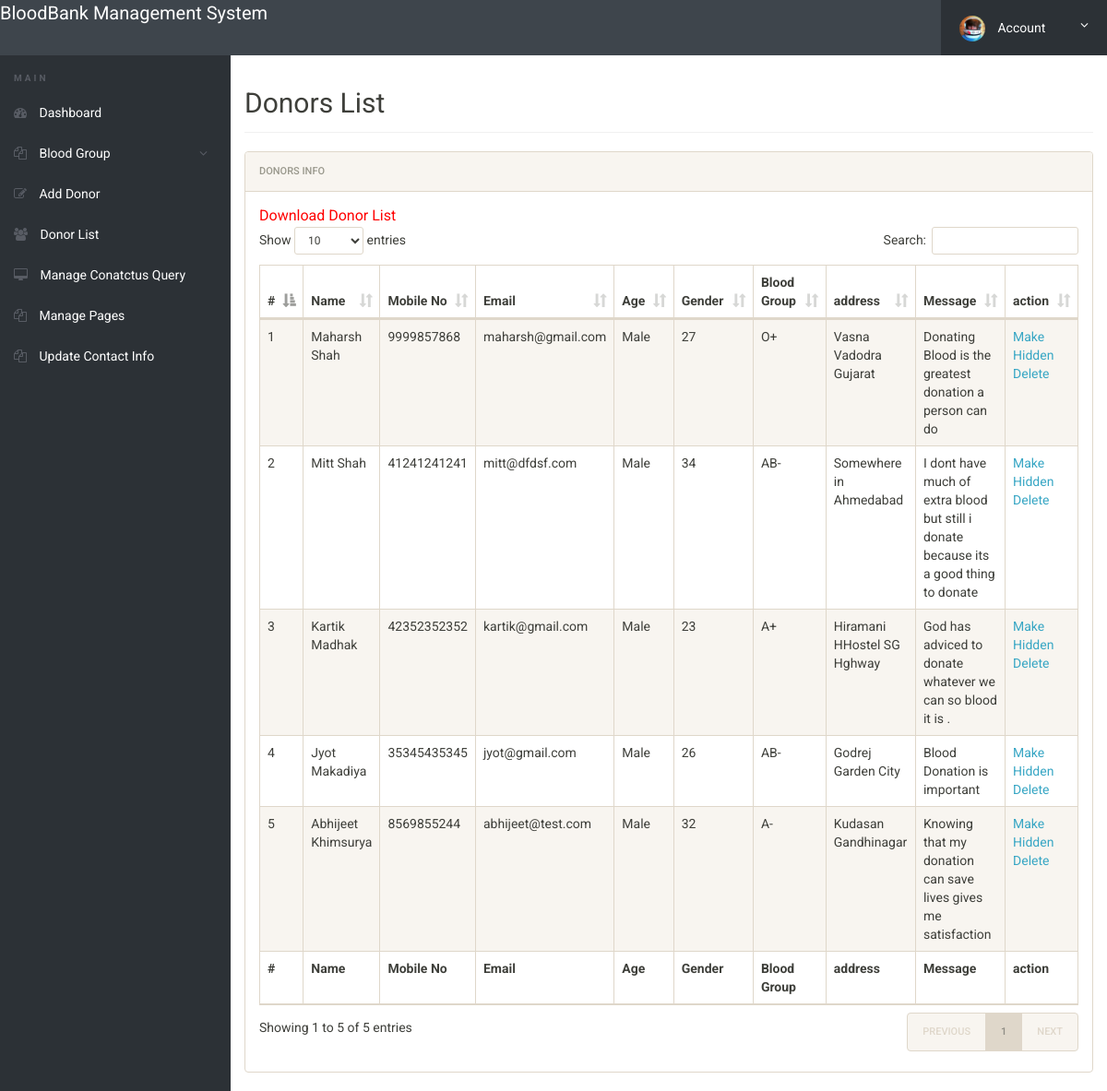
Page /bbdms/admin/donor-list.php (signed in) on the committed database.
### tables this page shows
CREATE TABLE IF NOT EXISTS `tblblooddonars` (
  `id` int(11) NOT NULL,
  `FullName` varchar(100) DEFAULT NULL,
  `MobileNumber` char(11) DEFAULT NULL,
  `EmailId` varchar(100) DEFAULT NULL,
  `Gender` varchar(20) DEFAULT NULL,
  `Age` int(11) DEFAULT NULL,
  `BloodGroup` varchar(20) DEFAULT NULL,
  `Address` varchar(255) DEFAULT NULL,
  `Message` mediumtext,
  `PostingDate` timestamp NOT NULL DEFAULT CURRENT_TIMESTAMP,
  `status` int(1) DEFAULT NULL
);

### bbdms/admin/donor-list.php (the view, shortened to what this page needs)
<?php
include('includes/config.php');
if(strlen($_SESSION['alogin'])==0)
	{
header('location:index.php');
}
else{
 ?>
<!doctype html>
<html lang="en" class="no-js">
<head>
	<link rel="stylesheet" href="css/font-awesome.min.css">
	<link rel="stylesheet" href="css/bootstrap.min.css">
	<link rel="stylesheet" href="css/dataTables.bootstrap.min.css">
	<link rel="stylesheet" href="css/bootstrap-social.css">
	<link rel="stylesheet" href="css/bootstrap-select.css">
	<link rel="stylesheet" href="css/fileinput.min.css">
	<link rel="stylesheet" href="css/awesome-bootstrap-checkbox.css">
	<link rel="stylesheet" href="css/style.css">
</head>
<body>
	<?php include('includes/header.php');?>
	<div class="ts-main-content">
		<?php include('includes/leftbar.php');?>
		<div class="content-wrapper">
			<div class="container-fluid">
				<div class="row">
					<div class="col-md-12">
						<h2 class="page-title">Donors List</h2>
						<div class="panel panel-default">
							<div class="panel-heading">Donors Info</div>
							<div class="panel-body">
				<a href="download-records.php" style="color:red; font-size:16px;">Download Donor List</a>
								<table id="zctb" class="display table table-striped table-bordered table-hover" cellspacing="0" width="100%">
									<thead>
										<tr>
										<th>#</th>
											<th>Name</th>
											<th>Mobile No</th>
											<th>Email</th>
											<th>Age</th>
											<th>Gender</th>
											<th>Blood Group</th>
											<th>address</th>
											<th>Message </th>
											<th>action </th>
										</tr>
									</thead>
									<tfoot>
										<tr>
										<th>#</th>
										<th>Name</th>
											<th>Mobile No</th>
											<th>Email</th>
											<th>Age</th>
											<th>Gender</th>
											<th>Blood Group</th>
											<th>address</th>
											<th>Message </th>
											<th>action </th>
										</tr>
									</tfoot>
									<tbody>
<?php $sql = "SELECT * from  tblblooddonars ";
$query = $dbh -> prepare($sql);
$query->execute();
$results=$query->fetchAll(PDO::FETCH_OBJ);
$cnt=1;
if($query->rowCount() > 0)
{
foreach($results as $result)
{				?>
										<tr>
											<td><?php echo htmlentities($cnt);?></td>
											<td><?php echo htmlentities($result->FullName);?></td>
											<td><?php echo htmlentities($result->MobileNumber);?></td>
											<td><?php echo htmlentities($result->EmailId);?></td>
											<td><?php echo htmlentities($result->Gender);?></td>
											<td><?php echo htmlentities($result->Age);?></td>
											<td><?php echo htmlentities($result->BloodGroup);?></td>
											<td><?php echo htmlentities($result->Address);?></td>
											<td><?php echo htmlentities($result->Message);?></td>
										<td>
<?php if($result->status==1)
{?>
<a href="donor-list.php?hidden=<?php echo htmlentities($result->id);?>" onclick="return confirm('Do you really want to hiidden this detail')"> Make Hidden</a>
<?php } else {?>
<a href="donor-list.php?public=<?php echo htmlentities($result->id);?>" onclick="return confirm('Do you really want to Public this detail')"> Make Public</a>
<?php } ?>
<a href="donor-list.php?del=<?php echo htmlentities($result->id);?>" onclick="return confirm('Do you really want to delete this record')"> Delete</a>
</td>
										</tr>
										<?php $cnt=$cnt+1; }} ?>
									</tbody>
								</table>
							</div>
						</div>
					</div>
				</div>
			</div>
		</div>
	</div>
</body>
</html>
<?php } ?>

### bbdms/admin/css/style.css (style rules this page uses)
html { font-size: 14px; }
@media only screen and (min-width: 480px) { html { font-size: 17px; } }
@media only screen and (min-width: 768px) { html { font-size: 14px; } }
body { font-size: 1em; }
a { color: #37a6c4; }
.panel { overflow: hidden; }
.page-title { padding-bottom: 15px; margin-bottom: 20px; border-bottom: 1px solid #f0f0f0; }
.ts-main-content .content-wrapper { padding-top: 15px; margin-top: 60px; }
@media only screen and (min-width: 992px) { .ts-main-content .content-wrapper { margin-left: 250px; } }

### rows in the picture
tblblooddonars: FullName "Maharsh Shah", MobileNumber "9999857868", EmailId "maharsh@gmail.com", Gender "Male", Age "27", BloodGroup "O+", Address "Vasna Vadodra Gujarat", Message "Donating Blood is the greatest donation a person can do"
tblblooddonars: FullName "Mitt Shah", MobileNumber "41241241241", EmailId "mitt@dfdsf.com", Gender "Male", Age "34", BloodGroup "AB-", Address "Somewhere in Ahmedabad", Message "I dont have much of extra blood but still i donate because its a good thing to donate"
tblblooddonars: FullName "Kartik Madhak", MobileNumber "42352352352", EmailId "kartik@gmail.com", Gender "Male", Age "23", BloodGroup "A+", Address "Hiramani HHostel SG Hghway", Message "God has adviced to donate whatever we can so blood it is ."
tblblooddonars: FullName "Jyot Makadiya", MobileNumber "35345435345", EmailId "jyot@gmail.com", Gender "Male", Age "26", BloodGroup "AB-", Address "Godrej Garden City", Message "Blood Donation is important"
tblblooddonars: FullName "Abhijeet Khimsurya", MobileNumber "8569855244", EmailId "abhijeet@test.com", Gender "Male", Age "32", BloodGroup "A-", Address "Kudasan Gandhinagar", Message "Knowing that my donation can save lives gives me satisfaction"
